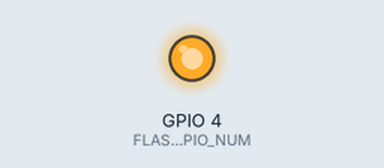
Recording of a sketch running on a simulated ESP32. Parts: output pins drawn as LEDs (lit = HIGH). WiFi joins after 1.5 s; servers stay silent unless stated; uploads are accepted with an empty reply; the camera gives no picture; what the sketch prints to the serial monitor is not drawn.

Above: at 2.67 s.
At 32.9 s:
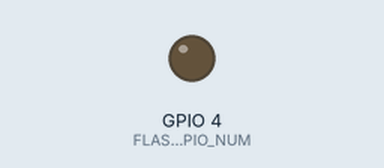
Timing chart, 0 to 80.7 s (numbered marks = the images above):
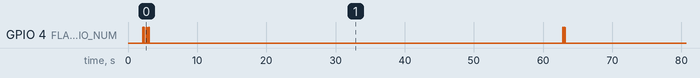

The sketch:

smart_kitchen_cam.ino
```cpp
/**
 * Smart Kitchen — ESP32-CAM capture & upload
 * ===========================================
 *
 * Phase 10 of the Smart Food Inventory project. The camera wakes, photographs
 * whatever is in front of it, POSTs the JPEG to the backend, and goes back to
 * sleep. The server runs AI recognition and files the photo for human review
 * in the web app — the device itself is deliberately dumb: it knows how to
 * take a picture and where to send it, nothing else.
 *
 * Board: AI-Thinker ESP32-CAM (OV2640)
 * Arduino IDE board: "AI Thinker ESP32-CAM"
 *
 * Wiring for flashing (FT232RL USB-UART adapter):
 *
 *   FT232RL        ESP32-CAM
 *   ------------   ------------
 *   5V        ->   5V  (VIN)
 *   GND       ->   GND
 *   TX        ->   U0R (GPIO3)
 *   RX        ->   U0T (GPIO1)
 *   (3.3V mode switch on the FT232RL set to 3.3V for logic pins)
 *
 *   PLUS: jumper GPIO0 -> GND while pressing/reset for flash mode, remove it
 *   after upload or the board will boot into the bootloader forever.
 *
 * Settings (Arduino IDE > Tools):
 *   Board:            AI Thinker ESP32-CAM
 *   Partition Scheme: Huge APP (3MB No OTA)
 *   Upload Speed:     115200  (raise later if stable)
 *
 * Wi-Fi credentials and the device key are NOT in this file: they live in
 * secrets.h, which is git-ignored so they can never reach GitHub. Copy
 * secrets.example.h to secrets.h once, fill it in, then upload this sketch and
 * remove the GPIO0->GND jumper before pressing the camera board's reset.
 *
 * Serial monitor: 115200 baud.
 */

#include "esp_camera.h"
#include "secrets.h"  // Wi-Fi SSID/password + DEVICE_KEY -- local only, git-ignored
#include <WiFi.h>
#include <WiFiClientSecure.h>
#include <HTTPClient.h>

// ============================= CONFIG =======================================
// Wi-Fi SSID/password and DEVICE_KEY are in secrets.h (git-ignored), so this
// tracked file never holds a credential. Copy secrets.example.h to secrets.h
// and fill that in. Only the backend URL and the interval live here.

// Backend URL — the /api/device/upload endpoint, NOT the web page.
// Local dev:    "http://192.168.x.x:5000/api/device/upload"  (your PC's LAN IP;
//               "localhost" would mean the camera itself, which has no server)
// Deployed:     "https://your-backend-host/api/device/upload"
//
// https:// is handled automatically: the sketch switches to WiFiClientSecure
// when the URL starts with "https", so a Render deployment works with no code
// change -- just paste the URL.
const char* UPLOAD_URL = "http://192.168.1.100:5000/api/device/upload";

// Milliseconds between captures. 60000 = one photo a minute. The daily sweep
// only cares about expiry dates, so a photo every few minutes is plenty and
// keeps us well clear of any rate limit.
const unsigned long CAPTURE_INTERVAL_MS = 60000;
// ============================================================================

// AI-Thinker ESP32-CAM pin map — do not change, it is the module's wiring.
#define PWDN_GPIO_NUM     32
#define RESET_GPIO_NUM    -1
#define XCLK_GPIO_NUM      0
#define SIOD_GPIO_NUM     26
#define SIOC_GPIO_NUM     27
#define Y9_GPIO_NUM       35
#define Y8_GPIO_NUM       34
#define Y7_GPIO_NUM       39
#define Y6_GPIO_NUM       36
#define Y5_GPIO_NUM       21
#define Y4_GPIO_NUM       19
#define Y3_GPIO_NUM       18
#define Y2_GPIO_NUM        5
#define VSYNC_GPIO_NUM    25
#define HREF_GPIO_NUM     23
#define PCLK_GPIO_NUM     22
// The built-in red status LED (also used by some flash variants).
#define FLASH_GPIO_NUM     4

// The ESP32-CAM has ~520 KB of usable heap; a frame buffer plus TLS or a big
// JSON string can exhaust it. VGA (640x480) JPEGs land around 60-150 KB —
// enough for the model to read a date off a pack, small enough to survive.
#define FRAME_SIZE FRAMESIZE_VGA

bool wifiReady = false;
unsigned long lastCaptureAt = 0;

void blink(int times, int ms) {
  for (int i = 0; i < times; i++) {
    digitalWrite(FLASH_GPIO_NUM, HIGH);
    delay(ms);
    digitalWrite(FLASH_GPIO_NUM, LOW);
    delay(ms);
  }
}

void connectWifi() {
  Serial.printf("\n[cam] connecting to %s", WIFI_SSID);
  WiFi.mode(WIFI_STA);
  WiFi.begin(WIFI_SSID, WIFI_PASS);

  // Two minutes max. After that we keep retrying each cycle rather than
  // hanging forever — a router reboot must not brick the camera.
  int attempts = 0;
  while (WiFi.status() != WL_CONNECTED && attempts < 40) {
    delay(500);
    Serial.print(".");
    attempts++;
  }

  if (WiFi.status() == WL_CONNECTED) {
    wifiReady = true;
    Serial.printf("\n[cam] connected, IP=%s RSSI=%d\n",
                  WiFi.localIP().toString().c_str(), WiFi.RSSI());
    blink(2, 80);
  } else {
    Serial.println("\n[cam] WiFi failed — will retry next cycle");
    wifiReady = false;
  }
}

bool startCamera() {
  camera_config_t config;
  config.ledc_channel = LEDC_CHANNEL_0;
  config.ledc_timer = LEDC_TIMER_0;
  config.pin_d0 = Y2_GPIO_NUM;
  config.pin_d1 = Y3_GPIO_NUM;
  config.pin_d2 = Y4_GPIO_NUM;
  config.pin_d3 = Y5_GPIO_NUM;
  config.pin_d4 = Y6_GPIO_NUM;
  config.pin_d5 = Y7_GPIO_NUM;
  config.pin_d6 = Y8_GPIO_NUM;
  config.pin_d7 = Y9_GPIO_NUM;
  config.pin_xclk = XCLK_GPIO_NUM;
  config.pin_pclk = PCLK_GPIO_NUM;
  config.pin_vsync = VSYNC_GPIO_NUM;
  config.pin_href = HREF_GPIO_NUM;
  config.pin_sccb_sda = SIOD_GPIO_NUM;
  config.pin_sccb_scl = SIOC_GPIO_NUM;
  config.pin_pwdn = PWDN_GPIO_NUM;
  config.pin_reset = RESET_GPIO_NUM;
  config.xclk_freq_hz = 20000000;
  config.pixel_format = PIXFORMAT_JPEG;
  config.frame_size = FRAME_SIZE;
  // JPEG quality 10-13 keeps files readable without eating the heap. 0 = best
  // quality, biggest file, most likely OOM on this board.
  config.jpeg_quality = 12;
  config.grab_mode = CAMERA_GRAB_WHEN_EMPTY;

  esp_err_t err = esp_camera_init(&config);
  if (err != ESP_OK) {
    Serial.printf("[cam] camera init failed: 0x%x\n", err);
    return false;
  }

  sensor_t* s = esp_camera_sensor_get();
  if (s != NULL) {
    // The lens in front of a food pack is close; slight adjustments help the
    // model read printed dates. Values are safe defaults for the OV2640.
    s->set_brightness(s, 1);
    s->set_saturation(s, 1);
  }
  return true;
}

/**
 * Grab one JPEG frame.
 *
 * Returns an empty (zero-length) buffer on failure. The caller must check
 * .length — pushing a null frame to the server would just earn a 400 from
 * the backend and waste a Wi-Fi cycle.
 */
camera_fb_t* capture() {
  // Two tries: the first frame after waking is often half-exposed or stale.
  for (int attempt = 0; attempt < 2; attempt++) {
    camera_fb_t* fb = esp_camera_fb_get();
    if (fb == NULL || fb->len == 0) {
      if (fb) esp_camera_fb_return(fb);
      delay(200);
      continue;
    }
    // Throw the very first frame away on the first attempt — on the OV2640 it
    // is frequently the previous exposure.
    if (attempt == 0) {
      esp_camera_fb_return(fb);
      delay(100);
      continue;
    }
    return fb;
  }
  return NULL;
}

/**
 * POST the JPEG as a raw body with Content-Type: image/jpeg.
 *
 * No multipart encoder on purpose: the backend reads raw bytes, HTTPClient
 * already has a `POST(String url, const uint8_t* payload, size_t size)`
 * overload, and one less parser on a microcontroller is one less thing to
 * debug with no stack traces.
 *
 * TLS: a hosted backend (Render, Fly, Railway...) only answers on https, and a
 * plain WiFiClient cannot speak TLS -- the handshake fails and every upload
 * errors out. So the client is chosen from the URL scheme: https ->
 * WiFiClientSecure, http (a LAN dev server) -> plain WiFiClient.
 *
 * setInsecure() skips certificate validation. Validating properly means
 * shipping a CA bundle (~40 KB of flash) plus the TLS handshake's heap, and
 * the photo is a JPEG of a fridge, not a password. The device key is what
 * actually authorises the call, and the server still rejects a wrong one.
 *
 * Returns the HTTP status, or -1 on a connection failure.
 */
int uploadFrame(const uint8_t* data, size_t len) {
  WiFiClient plainClient;
  WiFiClientSecure secureClient;
  WiFiClient* client = &plainClient;

  if (String(UPLOAD_URL).startsWith("https://")) {
    secureClient.setInsecure();
    client = &secureClient;
  }

  HTTPClient http;

  if (!http.begin(*client, UPLOAD_URL)) {
    Serial.println("[cam] http.begin failed (bad URL?)");
    return -1;
  }

  http.addHeader("Content-Type", "image/jpeg");
  http.addHeader("x-device-key", DEVICE_KEY);
  // The camera sends exactly what the server stores: bytes in, JSON out.
  // 30s, not 15s: a free-tier Render service sleeps after ~15 minutes idle and
  // takes up to a minute to wake. 15s would time out on the first photo after
  // a sleep, so the very first upload of the day would always look like a
  // failure even though the server was fine.
  http.setTimeout(30000);

  int code = http.POST((uint8_t*)data, len);

  if (code > 0) {
    String body = http.getString();
    // Keep the payload short in the log — the JSON is for humans skimming
    // the serial monitor, not for parsing here.
    if (body.length() > 220) body = body.substring(0, 220) + "…";
    Serial.printf("[cam] POST -> %d  %s\n", code, body.c_str());
  } else {
    Serial.printf("[cam] POST failed: %s\n", http.errorToString(code).c_str());
  }

  http.end();
  return code;
}

void setup() {
  Serial.begin(115200);
  delay(300);  // let the USB-UART finish enumerating before the first line

  pinMode(FLASH_GPIO_NUM, OUTPUT);
  digitalWrite(FLASH_GPIO_NUM, LOW);

  Serial.println("\n[cam] Smart Kitchen ESP32-CAM starting");

  if (!startCamera()) {
    // Without a camera there is nothing to do ever — blink a distinct pattern
    // and halt so the failure is obvious rather than looping obscure errors.
    Serial.println("[cam] halting: no camera");
    while (true) { blink(5, 200); delay(1000); }
  }

  connectWifi();
  lastCaptureAt = millis() - CAPTURE_INTERVAL_MS;  // first capture immediately
}

void loop() {
  unsigned long now = millis();

  if (now - lastCaptureAt < CAPTURE_INTERVAL_MS) {
    delay(500);
    return;
  }
  lastCaptureAt = now;

  // Reconnect if the router bounced — a dropped Wi-Fi must not stop the queue.
  if (WiFi.status() != WL_CONNECTED) {
    Serial.println("[cam] WiFi lost, reconnecting…");
    connectWifi();
    if (!wifiReady) return;
  }

  Serial.println("[cam] capturing…");
  camera_fb_t* fb = capture();
  if (fb == NULL) {
    Serial.println("[cam] capture failed (frame buffer NULL)");
    blink(3, 60);
    return;
  }

  Serial.printf("[cam] frame %u bytes\n", (unsigned)fb->len);

  // Red blink = shutter. Short enough not to wash out the exposure we already
  // took, visible enough to tell "it tried" from "it hung".
  digitalWrite(FLASH_GPIO_NUM, HIGH);
  delay(60);
  digitalWrite(FLASH_GPIO_NUM, LOW);

  int code = uploadFrame(fb->buf, fb->len);
  esp_camera_fb_return(fb);

  if (code >= 200 && code < 300) {
    blink(2, 50);   // success: two quick blinks
  } else {
    blink(5, 100);  // failure: five slow blinks, readable through a window
  }
}
```

secrets.example.h
```cpp
/**
 * Smart Kitchen ESP32-CAM — credential template
 * =============================================
 *
 * This file holds PLACEHOLDERS ONLY and is safe to commit. The sketch includes
 * "secrets.h", not this file.
 *
 * One-time setup on your machine:
 *
 *     cp esp32-cam/secrets.example.h esp32-cam/secrets.h
 *
 * then open secrets.h and type your real values. secrets.h is listed in
 * .gitignore, so git never stages, commits or pushes it -- which is the whole
 * point: the Wi-Fi password and the device key stay on your machine.
 *
 * Do not rename secrets.h, do not edit this template with real values, and if
 * `git status` ever shows secrets.h, stop and remove it from the index with:
 *
 *     git rm --cached esp32-cam/secrets.h
 */

#ifndef SMART_KITCHEN_SECRETS_H
#define SMART_KITCHEN_SECRETS_H

// Your Wi-Fi network name (2.4 GHz only -- the ESP32 has no 5 GHz radio).
static const char* WIFI_SSID = "YOUR_WIFI_NAME";

// Your Wi-Fi password. Leave as "" for an open network.
static const char* WIFI_PASS = "YOUR_WIFI_PASSWORD";

// Shared device key. Must match DEVICE_API_KEY exactly: backend/.env locally,
// Render -> Environment when deployed. Generate one with:
//   node -e "console.log(require('crypto').randomBytes(24).toString('hex'))"
static const char* DEVICE_KEY = "PUT_YOUR_DEVICE_API_KEY_HERE";

#endif  // SMART_KITCHEN_SECRETS_H
```

Measured:
- by itself, everything shown: repeats every 60.2 s, in 4 steps
